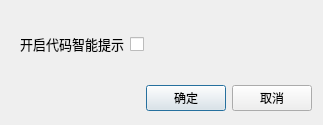
<?xml version="1.0" encoding="UTF-8"?>
<ui version="4.0">
 <class>smartTipsSetDialog</class>
 <widget class="QDialog" name="smartTipsSetDialog">
  <property name="geometry">
   <rect>
    <x>0</x>
    <y>0</y>
    <width>323</width>
    <height>125</height>
   </rect>
  </property>
  <property name="windowTitle">
   <string>智能提示</string>
  </property>
  <layout class="QVBoxLayout" name="verticalLayout_2">
   <item>
    <widget class="QWidget" name="widget" native="true">
     <layout class="QHBoxLayout" name="horizontalLayout">
      <item>
       <widget class="QLabel" name="label">
        <property name="maximumSize">
         <size>
          <width>140</width>
          <height>16777215</height>
         </size>
        </property>
        <property name="font">
         <font>
          <family>等线</family>
          <pointsize>10</pointsize>
         </font>
        </property>
        <property name="text">
         <string>开启代码智能提示</string>
        </property>
       </widget>
      </item>
      <item>
       <widget class="QCheckBox" name="openSmartTips">
        <property name="maximumSize">
         <size>
          <width>16</width>
          <height>16</height>
         </size>
        </property>
        <property name="text">
         <string/>
        </property>
       </widget>
      </item>
      <item>
       <spacer name="horizontalSpacer">
        <property name="orientation">
         <enum>Qt::Horizontal</enum>
        </property>
        <property name="sizeHint" stdset="0">
         <size>
          <width>40</width>
          <height>20</height>
         </size>
        </property>
       </spacer>
      </item>
     </layout>
    </widget>
   </item>
   <item>
    <layout class="QHBoxLayout">
     <property name="spacing">
      <number>6</number>
     </property>
     <property name="leftMargin">
      <number>0</number>
     </property>
     <property name="topMargin">
      <number>0</number>
     </property>
     <property name="rightMargin">
      <number>0</number>
     </property>
     <property name="bottomMargin">
      <number>0</number>
     </property>
     <item>
      <spacer>
       <property name="orientation">
        <enum>Qt::Horizontal</enum>
       </property>
       <property name="sizeHint" stdset="0">
        <size>
         <width>131</width>
         <height>31</height>
        </size>
       </property>
      </spacer>
     </item>
     <item>
      <widget class="QPushButton" name="okButton">
       <property name="text">
        <string>确定</string>
       </property>
      </widget>
     </item>
     <item>
      <widget class="QPushButton" name="cancelButton">
       <property name="text">
        <string>取消</string>
       </property>
      </widget>
     </item>
    </layout>
   </item>
  </layout>
 </widget>
 <resources/>
 <connections>
  <connection>
   <sender>okButton</sender>
   <signal>clicked()</signal>
   <receiver>smartTipsSetDialog</receiver>
   <slot>accept()</slot>
   <hints>
    <hint type="sourcelabel">
     <x>278</x>
     <y>253</y>
    </hint>
    <hint type="destinationlabel">
     <x>96</x>
     <y>254</y>
    </hint>
   </hints>
  </connection>
  <connection>
   <sender>cancelButton</sender>
   <signal>clicked()</signal>
   <receiver>smartTipsSetDialog</receiver>
   <slot>reject()</slot>
   <hints>
    <hint type="sourcelabel">
     <x>369</x>
     <y>253</y>
    </hint>
    <hint type="destinationlabel">
     <x>179</x>
     <y>282</y>
    </hint>
   </hints>
  </connection>
 </connections>
</ui>
